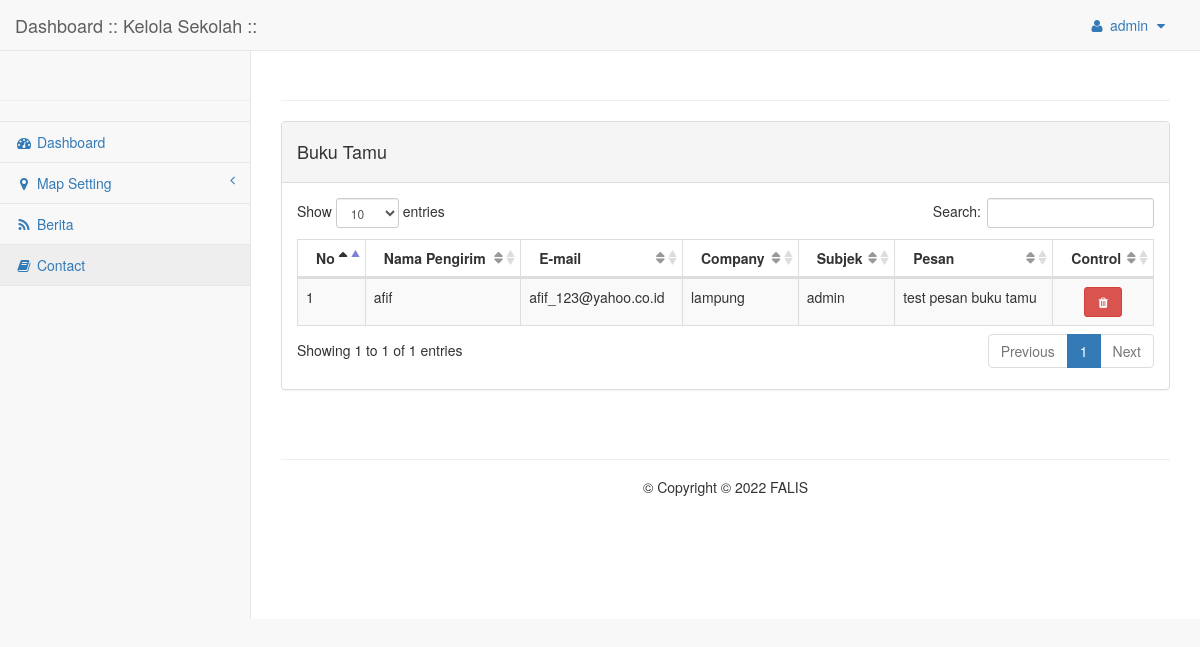
Page /?hal=buku_tamu (signed in) on the committed database.
### tables this page shows
CREATE TABLE IF NOT EXISTS `buku_tamu` (
  `id_buku_tamu` int(4) NOT NULL,
  `nama` varchar(25) DEFAULT NULL,
  `email` varchar(50) DEFAULT NULL,
  `company` varchar(35) DEFAULT NULL,
  `telepon` varchar(12) DEFAULT NULL,
  `subjek` varchar(30) DEFAULT NULL,
  `pesan` varchar(100) DEFAULT NULL
);

### includes/p_buku_tamu.php (the view, shortened to what this page needs)
<?php
$link_update='?hal=update_buku_tamu';
$daftar='';$no=0;
$q="select * from buku_tamu order by id_buku_tamu";
$q=mysqli_query($con,$q);
if(mysqli_num_rows($q) > 0){
	while($h=mysqli_fetch_array($q)){
		$no++;
		$id=$h['id_buku_tamu'];
		$daftar.='
		  <tr class="odd gradeX">
			<td>'.$no.'</td>
			<td>'.$h['nama'].'</td>
			<td>'.$h['email'].'</td>
			<td>'.$h['company'].'</td>
			<td>'.$h['subjek'].'</td>
			<td>'.$h['pesan'].'</td>
			<td align="center"><a href="#" onclick="DeleteConfirm(\''.$link_update.'&amp;id='.$id.'&amp;action=delete\');return(false);" class="btn btn-danger btn-sm"><i class="fa fa-fw fa-trash fa-fw"></i></a></td>
		  </tr>
		';
	}
}
?>
            <div class="row">
                <div class="col-lg-12">
                    <div class="panel panel-default">
                        <div class="panel-heading">
                            <div class="row">
                            	<div class="col-md-12">
    	                        <span class="pull-left"><h4>Buku Tamu</h4></span>
                        		</div>
                        	</div>
                        </div>
                        <div class="panel-body">
                            <table width="100%" class="table table-striped table-bordered table-hover" id="dataTables-example">
                                <thead>
                                    <tr>
                                        <th>No</th>
                                        <th>Nama Pengirim</th>
                                        <th>E-mail</th>
                                        <th>Company</th>
                                        <th>Subjek</th>
                                        <th>Pesan</th>
                                        <th>Control</th>
                                    </tr>
                                </thead>
                                <tbody>
                                    <?php echo $daftar;?>
                                </tbody>
                            </table>
                        </div>
                    </div>
                </div>
            </div>

### rows in the picture
buku_tamu: nama "afif", email "afif_123@yahoo.co.id", company "lampung", subjek "admin", pesan "test pesan buku tamu"

### other values in the picture
$_SESSION['username'] "admin"
